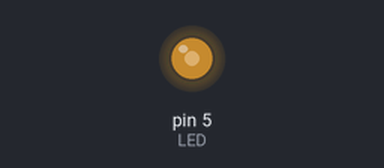
A sketch run on a simulated Arduino Uno, built with avr-gcc and run on an emulated ATmega328P. Parts: output pins drawn as LEDs (lit = HIGH).

Above: at 0.1 s.
Timing chart, 0 to 1.6 s (numbered marks = the images above):
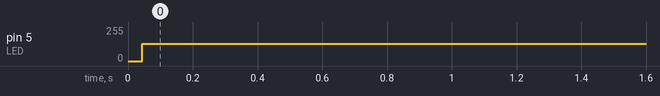

The sketch:

test_frequence_led.ino
```cpp
const int LED=5;

void setup() {

pinMode(LED, OUTPUT); //met la broche en sortie
}

void loop() {
digitalWrite(LED,HIGH); // met la broche au niveau haut (5V) – allume la LED

delay(1.4); // pause de 500 millisecondes (ms)

digitalWrite(LED,LOW); // met la broche au niveau bas (0V) – éteint la LED

delay(1);
}
```

Measured:
- by itself, pin 5 (LED): 0/255 → 129/255 at 0.04 s
